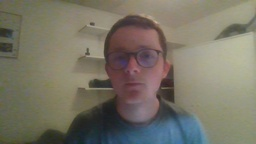
#> input picture OLD/IMG/gaetan.jpg, 256 x 144 px, shrunk from 1280 x 720 before the run
$ python main.py
#> lines starting #> are read from the running program, lines starting #| are printed output that depends on the picture
import math

import cv2
import numpy as np
from PIL import Image, ImageOps
import matplotlib.pyplot as plt


# Charger l'image et la convertir en niveaux de gris
image = Image.open('IMG/gaetan.jpg')
#> image is the input picture: PIL image 256x144 RGB; mean R, G, B 120, 115.9, 101.9
image = ImageOps.grayscale(image)
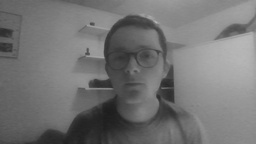
#> image: PIL image 256x144 L; min 28, max 185, mean 115.5


# Définir le filtre Laplacien (3x3)
convolutionFilter = [[-1, 0, 1],
                     [-2, 0, 2],
                     [-1, 0, 1]]
convolutionFilter2 = [[-1, -2, -1],
                      [0, 0, 0],
                      [1, 2, 1]]


# Convertir l'image en tableau numpy
image_array = np.array(image)


# Fonction pour appliquer la convolution
def convolution(image_array, x, y, filter):
    # Prendre une fenêtre 3x3 autour du point (x, y)
    result = 0
    for i in range(-1, 2):
        for j in range(-1, 2):
            # Appliquer le filtre sur la région locale de l'image
            result += image_array[y + i][x + j] * filter[i + 1][j + 1]
    return result


# Créer une nouvelle image pour stocker le résultat
convoluted_image = np.zeros_like(image_array)

# Appliquer la convolution sur chaque pixel (sauf les bords)
for y in range(1, len(image_array) - 1):
    for x in range(1, len(image_array[y]) - 1):
        convoluted_image[y, x] = np.sqrt(pow(convolution(image_array, x, y, convolutionFilter), 2.0) + pow(convolution(image_array, x, y, convolutionFilter2), 2.0))
#> this loop made 142 passes
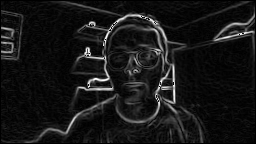
#> convoluted_image: shape (144, 256); min 0, max 255, mean 22.4


# Afficher l'image originale et l'image convoluée
plt.figure(figsize=(10, 5))
plt.subplot(1, 2, 1)
plt.title('Image originale')
plt.imshow(image_array, cmap='gray')

plt.subplot(1, 2, 2)
plt.title('Image après convolution')
plt.imshow(convoluted_image, cmap='gray')


plt.show()
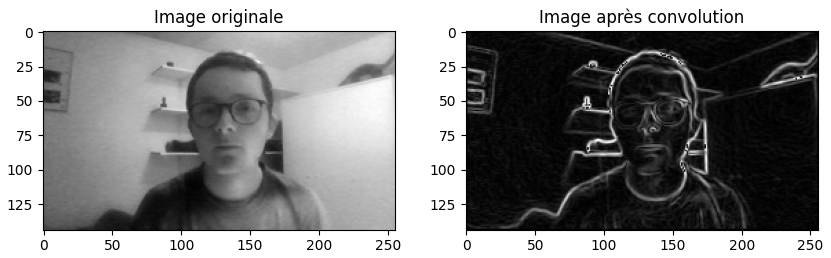
#> figure drawn by matplotlib, 2 panels

$ run again, with OLD/IMG/HE202277.jpg copied over OLD/IMG/gaetan.jpg
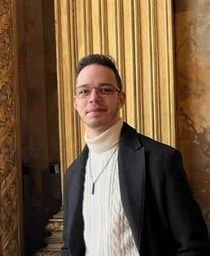
#> input picture OLD/IMG/HE202277.jpg, 210 x 256 px, shrunk from 295 x 359 before the run
#> image is the input picture: PIL image 210x256 RGB; mean R, G, B 113.1, 89, 62.8
#> `image = ImageOps.grayscale(image)`:
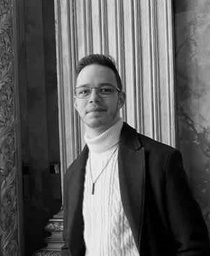
#> image: PIL image 210x256 L; min 0, max 249, mean 93.2
#> the loop `for y in range(1, len(image_array) - 1):` made 254 passes
#> `plt.show()`:
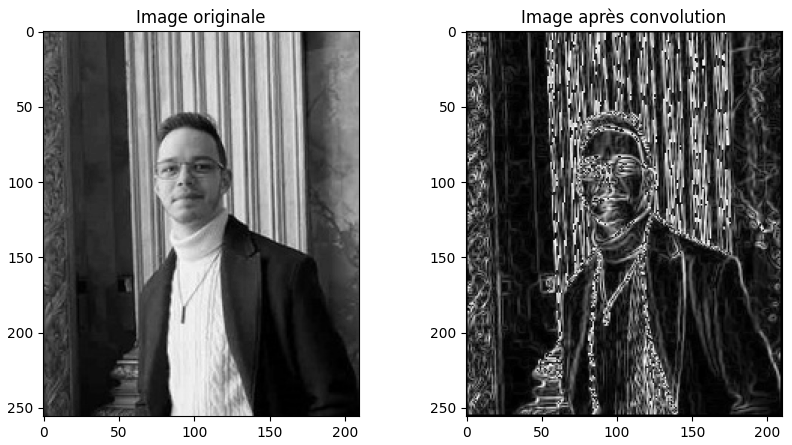
#> figure drawn by matplotlib, 2 panels

$ run again, with OLD/IMG/300281570_3278928055762323_7967368485975216961_n.jfif saved as OLD/IMG/gaetan.jpg
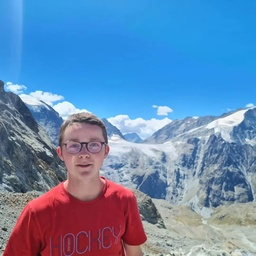
#> input picture OLD/IMG/300281570_3278928055762323_7967368485975216961_n.jfif, 256 x 256 px, shrunk from 1080 x 1080 before the run
#> image is the input picture: PIL image 256x256 RGB; mean R, G, B 102.1, 137.6, 178.3
#> `image = ImageOps.grayscale(image)`:
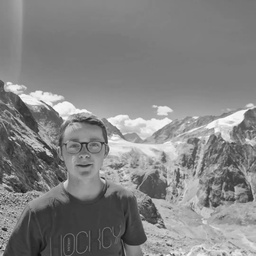
#> image: PIL image 256x256 L; min 16, max 252, mean 131.6
#> the loop `for y in range(1, len(image_array) - 1):` made 254 passes
#> `plt.show()`:
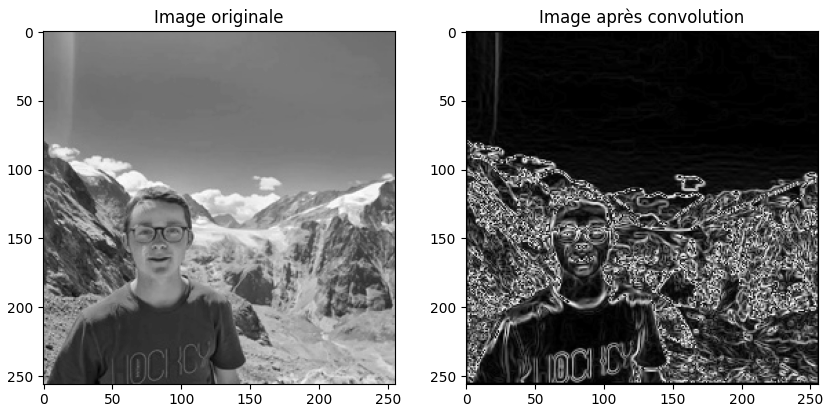
#> figure drawn by matplotlib, 2 panels
